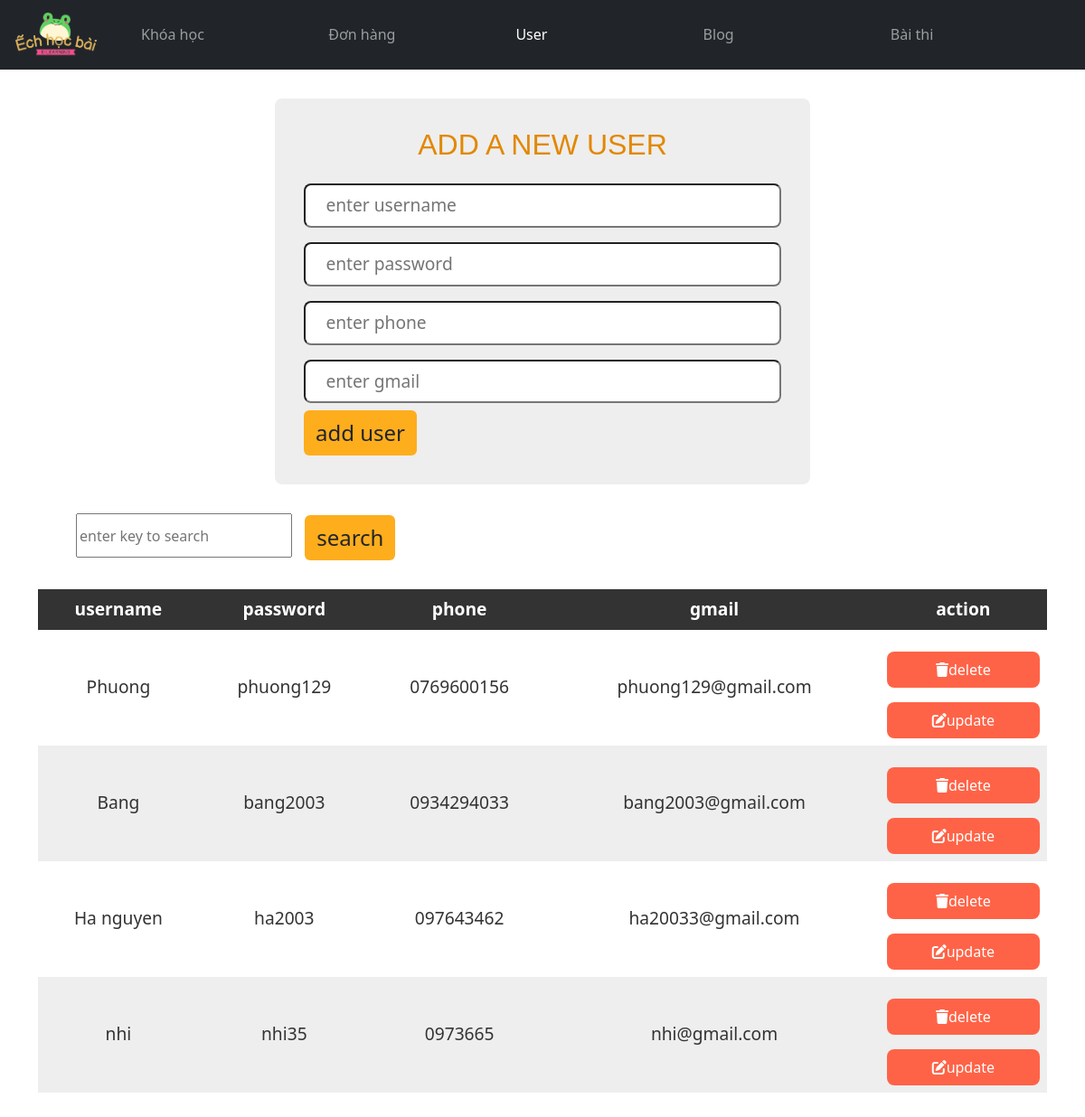
The page /admin_user.php on the database its author committed.
### tables this page shows
CREATE TABLE `tk` (
  `id` int(255) NOT NULL,
  `username` varchar(255) NOT NULL,
  `password` varchar(255) NOT NULL,
  `phone` varchar(255) NOT NULL,
  `gmail` varchar(255) NOT NULL,
  `role` varchar(255) DEFAULT NULL
);

### admin_user.php (the view, shortened to what this page needs)
<?php
@include 'config.php';
?>
<!DOCTYPE html>
<html lang="en">
<head>
    <link rel="stylesheet" href="https://cdnjs.cloudflare.com/ajax/libs/font-awesome/6.5.1/css/all.min.css" />
    <link href="https://cdn.jsdelivr.net/npm/bootstrap@5.3.2/dist/css/bootstrap.min.css" rel="stylesheet">
    <link rel="stylesheet" href="https://cdn.jsdelivr.net/npm/swiper@11/swiper-bundle.min.css"/>
    <link rel="stylesheet" href="./public/css/style.css">
    <link rel="stylesheet" href="./public/css/admin.css">
</head>
<body>
<?php include 'header_admin.php'; ?>
<div class="container">
    <section>
        <form action="" method="post" class="add-form" enctype="multipart/form-data">
            <h3>add a new user</h3>
            <input type="text" name="t_username" placeholder="enter username" class="box" required>
            <input type="text" name="t_password" min="0" placeholder="enter password" class="box" required>
            <input type="text" name="t_phone" min="0" placeholder="enter phone" class="box" required>
            <input type="text" name="t_gmail" min="0" placeholder="enter gmail" class="box" required>
        <input type="submit" value="add user" name="add_user" class="btn">
        </form>
    </section>
    <div class="search-form">
        <form action="" method="get">
            <input type="text" name="search" placeholder="enter key to search" class="search box" value="<?php if(isset($_GET["search"])) {echo $_GET["search"]; } ?>">
            <input type="submit" value="search" name="search_user" class="btn">
        </form>
    </div>
    <section class="display-table mt-3">
        <table>
            <thead>
                <th>username</th>
                <th>password</th>
                <th>phone</th>
                <th>gmail</th>
                <th>action</th>
            </thead>
            <tbody>
                <?php
                if(isset($_GET["search"]) && !empty($_GET["search"])){
                    $key= $_GET["search"];
                    $select_products = mysqli_query($conn,"SELECT *FROM tk WHERE id LIKE '%$key%' OR username LIKE '%$key%' OR phone LIKE '%$key%' OR gmail LIKE '%$key%' ");
                }else{
                    $select_products = mysqli_query($conn,"SELECT * FROM `tk`");
                }
                if(mysqli_num_rows($select_products) > 0){
                    while($row = mysqli_fetch_assoc($select_products)){
                ?>
                <tr>
                <td><?php echo $row['username']; ?></td>
                <td><?php echo $row['password']; ?></td>
                <td><?php echo $row['phone']; ?></td>
                <td><?php echo $row['gmail']; ?></td>
                <td>
                    <a href="admin_user.php?delete=<?php echo $row['id']; ?>" class="delete-btn"
                    onclick="return confirm('are your sure you want to delete this?');"><i
                    class="fas fa-trash"></i>delete</a>
                    <a href="admin_user.php?edit=<?php echo $row['id']; ?>" class="option-btn"><i
                    class="fas fa-edit"></i>update</a>
                </td>
                </tr>
                <?php
                            }
                    }else{
                        echo "<div class='empty'>no user added</div>";
                    }
                ?>
            </tbody>
        </table>
    </section>
</div>
</body>
</html>

### public/css/style.css (style rules this page uses)
:root { --blue: #2980b9; --red: tomato; --orange: orange; --black: #333; --white: #fff; --bg-color: #eee; --dark-bg: rgba(0, 0, 0, .7); --box-shadow: 0 .5rem 1rem rgba(0, 0, 0, .1); --border: .1rem solid #999; }
a { text-decoration: none; }
.search { margin: 0px 50px; }
h1, h2, h3, h4, h5 { font-family: Arial,Helvetica,sans-serif,'Segoe UI','Helvetica Neue'; }
table { border-collapse: collapse; }
.option-btn, .delete-btn { display: block; width: 100%; text-align: center; color: var(--white); font-size: 1rem; padding: 0.2rem 1rem; border-radius: .5rem; cursor: pointer; margin-top: 1rem; margin-top: 0; background-color: var(--red); }

### public/css/admin.css (style rules this page uses)
input.btn { background-color: #fead1d; font-size: 1.5rem; }
.option-btn, .delete-btn { padding: 0.5rem 1rem; margin-top: 1rem; }
.add-form { max-width: 37rem; background-color: var(--bg-color); border-radius: .5rem; padding: 2rem; margin: 0 auto; margin: 2rem auto; }
.add-form h3 { font-size: 2rem; margin-bottom: 1rem; color: #e28800; text-transform: uppercase; text-align: center; }
.add-form .box { text-transform: none; padding: 0.5rem 1.4rem; font-size: 1.2rem !important; color: var(--black); border-radius: .5rem; background-color: var(--white); margin: 0.5rem 0; width: 100%; }
.display-table table { width: 100%; text-align: center; }
.display-table table thead th { padding: 0.5rem; font-size: 1.2rem; background-color: var(--black); color: var(--white); }
.display-table table td { padding: 0.5rem; font-size: 1.2rem; color: var(--black); }
.display-table table td:first-child { padding: 0; }
.display-table table tr:nth-child(even) { background-color: var(--bg-color); }
.display-table { margin-bottom: 3rem; }
.search-form { margin: 2rem; }
.search { height:49px; margin: 0 10px; }

### rows shown on the page
tk: username "Phuong", password "phuong129", phone "0769600156", gmail "phuong129@gmail.com"
tk: username "Bang", password "bang2003", phone "0934294033", gmail "bang2003@gmail.com"
tk: username "Ha nguyen", password "ha2003", phone "097643462", gmail "ha20033@gmail.com"
tk: username "nhi", password "nhi35", phone "0973665", gmail "nhi@gmail.com"
